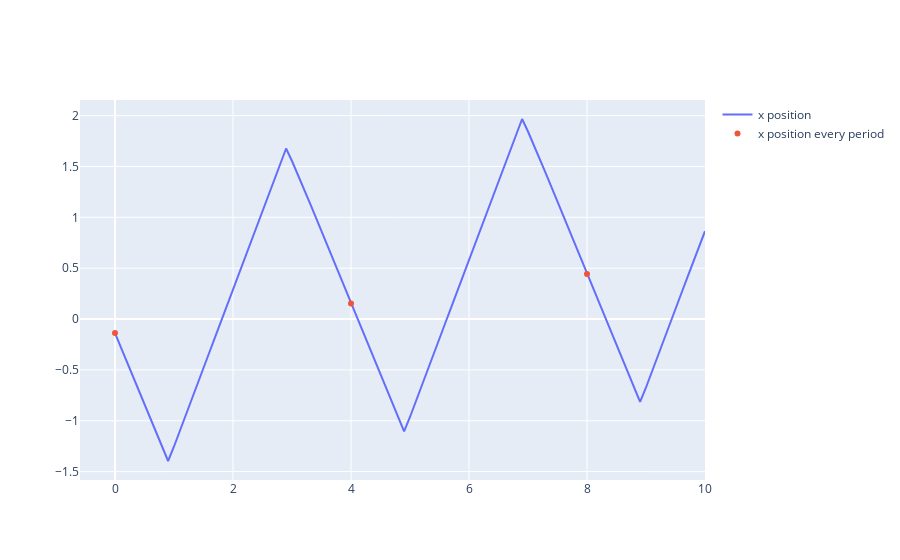

The code cell stored with this chart in its notebook:
### Code cell
import plotly.graph_objects as go

fig = go.Figure()
fig.add_trace(go.Scatter(x=df['time'], y=df.loc[:, 'Quantities_body_CircleCenter.mass_center_0'],
                    mode='lines',
                    name='x position'))
fig.add_trace(go.Scatter(x=pdf['time'], y=pdf.loc[:, 'Quantities_body_CircleCenter.mass_center_0'],
                         mode='markers',
                         name='x position every period'))
fig.show()
